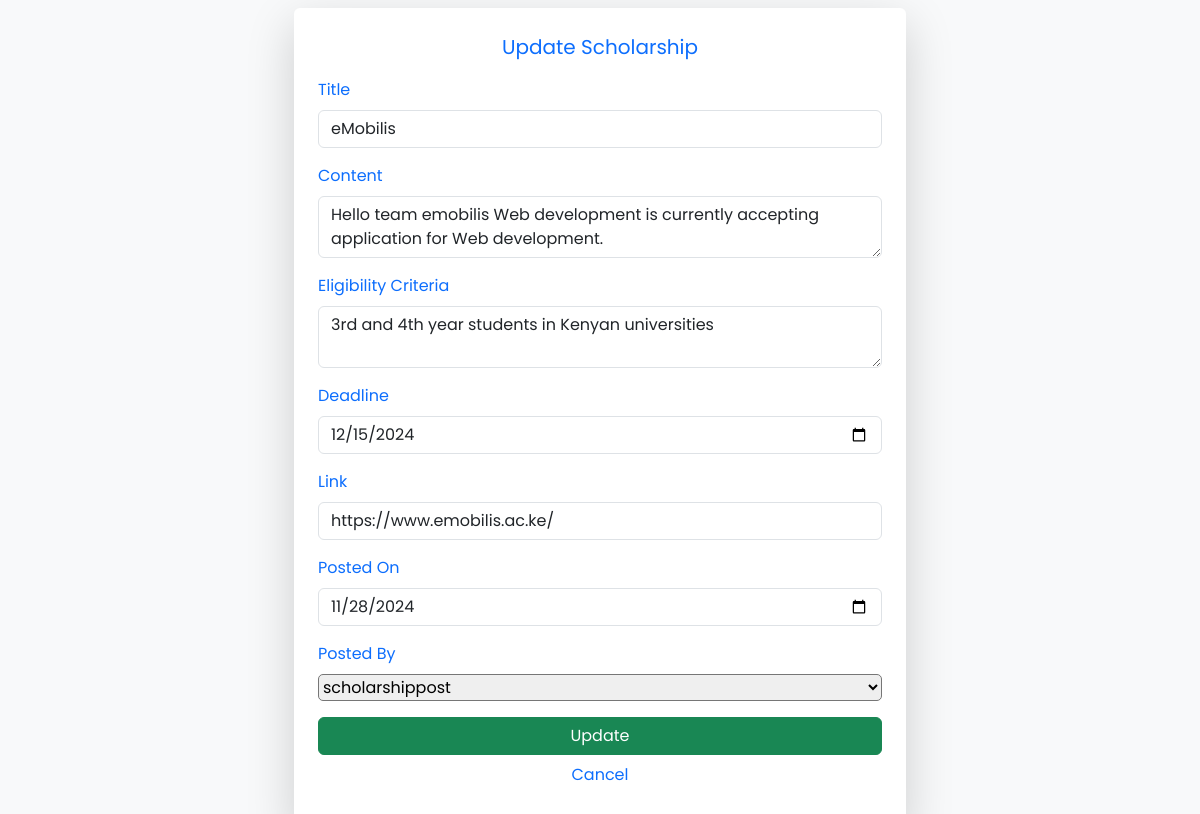
Page /scholarship_update/update/14/ (signed in) on the committed database.
### scholarship_post/models.py (models this page shows, shortened)
class ScholarshipPost(models.Model):
    title = models.CharField(max_length=100)
    content = models.TextField()
    eligibility_criteria = models.TextField()
    dead_line = models.DateField(default=timezone.now)
    link = models.URLField(blank=True, max_length=255, null=True)
    created_at = models.DateField(default=timezone.now)
    created_by = models.ForeignKey(User, related_name="scholarships", on_delete=models.CASCADE)

### scholarship_post/views.py (the view)
# urls.py: path('scholarship_update/update/<int:pk>/', views.update_scholarship, name='update-scholarship'),
@login_required
def update_scholarship(request, pk):
    scholarship = get_object_or_404(ScholarshipPost, pk=pk)
    if scholarship.created_by != request.user:
        messages.error(request, "You are not authorized to update this post")
        return redirect('scholarship_post:scholarship-detail', pk=pk)
    if request.method == 'POST':
        u_form = ScholarshipPostModelForm(request.POST, instance=scholarship)
        if u_form.is_valid():
            u_form.save()
            messages.success(request, "Scholarship post updated successfully")
            return redirect('scholarship_post:scholarship-blog-list')
    else:
        u_form = ScholarshipPostModelForm(instance=scholarship)
    return render(request, 'scholarship_post/update_scholarship.html', {'u_form': u_form, 'scholarship': scholarship})

### scholarship_post/forms.py
class ScholarshipPostModelForm(forms.ModelForm):
    class Meta:
        model = ScholarshipPost
        fields = ['title', 'content', 'eligibility_criteria',
                'dead_line', 'link', 'created_at', 'created_by'
                ]
        widgets = {
            'title': forms.TextInput(attrs={'class': 'form-control'}),
            'content': forms.Textarea(attrs={'class': 'form-control', 'rows': '2'}),
            'eligibility_criteria': forms.Textarea(attrs={'class': 'form-control', 'rows': '2'}),
            'dead_line': forms.DateInput(attrs={'class': 'form-control', 'type': 'date'}),
            'link': forms.URLInput(attrs={'class': 'form-control'}),
            'created_at': forms.DateInput(attrs={'class': 'form-control', 'type': 'date'}),
        }

### scholarship_post/templates/scholarship_post/update_scholarship.html (shortened to what this page needs)
{% extends 'scholarship_post/index.html'%}
{% load static %}
{% block css%}
    <link rel="stylesheet" href="{% static 'scholarship_post/update.css' %}">
{% endblock css%}
{% block content %}
    <div class="row mt-2 update-scholarship">
        <div class="col-md-3">
        </div>
        <div class="col-md-6 col-lg-6 shadow-lg p-4 bg-white rounded">
            <p class="text-primary fs-5 text-center ">Update Scholarship</p>
            <form method="post">
                <div class="mb-3">
                    <label for="id_title" class="form-label text-primary">Title</label>
                    {{ u_form.title }}
                </div>
                <div class="mb-3">
                    <label for="id_content" class="form-label text-primary">Content</label>
                    {{ u_form.content }}
                </div>
                <div class="mb-3">
                    <label for="id_eligibility_criteria" class="form-label text-primary">Eligibility Criteria</label>
                    {{ u_form.eligibility_criteria }}
                </div>
                <div class="mb-3">
                    <label for="id_dead_line" class="form-label text-primary">Deadline</label>
                    {{ u_form.dead_line }}
                </div>
                <div class="mb-3">
                    <label for="id_link" class="form-label text-primary">Link</label>
                    {{ u_form.link }}
                </div>
                <div class="mb-3">
                    <label for="id_created_at" class="form-label text-primary">Posted On</label>
                    {{ u_form.created_at }}
                </div>
                <div class="mb-3">
                    <label for="id_created_by" class="form-label text-primary">Posted By</label>
                    {{ u_form.created_by }}
                </div>
                <button type="submit" class="btn btn-success w-100 mb-2">Update</button>
            </form>
            <div class="text-center">
                <p><a href="{% url 'scholarship_post:scholarship-blog-list' %}" class="text-decoration-none">Cancel</a></p>
            </div>
        </div>
        <div class="col-md-3">
        </div>
    </div>
{% endblock content %}

### scholarship_post/static/scholarship_post/update.css (style rules this page uses)
* { font-family: "poppins", Arial, Helvetica, sans-serif; }
body { overflow-x: hidden; background-color: #f8f9fa; }
#id_created_by { width: 100%; border-radius: 5px; }

### rows in the picture
ScholarshipPost: title "eMobilis", content "Hello team emobilis Web development is currently accepting application for Web development.", eligibility_criteria "3rd and 4th year students in Kenyan universities", dead_line "12/15/2024", link "https://www.emobilis.ac.ke/", created_at "11/28/2024", created_by "scholarshippost"
